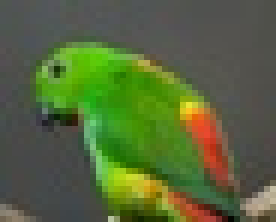
%> input picture practica7/smallparrot.jpg, 46 x 37 px, shrunk from 480 x 388 before the run (shown 6 times larger)
$ octave imageQuantization.m   (GNU Octave 9; MATLAB toolbox functions it lacks are replaced by stand-ins)
%> lines starting %> are read from the running program, lines starting %| are printed output that depends on the picture
### practica7/inicializarCentroides.m
% Devuelve en Xm los centroides principales.
% Se eligen k centroides (uno para cada cluster)
% Los centroides elegidos son muestras del conjunto de datos que estan
% separados entre sí a igual distancia
function Xm = inicializarCentroides(data, k)
    % Se ordenan los datos de forma ascendente y se quitan los datos
    % repetidos para evitar que un color tenga mas posibilidades de salir
    % en dos centroides iniciales
    X = sort(unique(data,'rows'),'ascend');
    m = size(X,1);
    % El primer centroide corresponde con el pixel que aparece primero en
    % la lista ordenada
    Xm = [X(1,:)];
    % Se eligen el resto de muestras que van a actuar de centroides
    % iniciales de manera que se encuentren a la misma distancia.
    for i = 1:(k-1)
        Xm = [Xm ; X(int32(m*i/(k-1)),:)];
    end
end

### practica7/updateClusters.m
% Acutualiza las etiquetas del cluster al que pertenece cada muestra
% Dadas las muestras de entrada y los centroides de cada cluster, devuelve
% en Z el índice del cluster al que pertenece cada muestra.
% Una muestra se asigna a un cluster si el centroide de dicho cluster es el
% que está a menor distancia.
% Se define la distancia como la norma del vector entre la muestra y el
% centroide al cuadrado.
function Z = updateClusters(D,mu)
% D(m,n), m datapoints, n dimensions
% mu(K,n) final centroids
%
% c(m) assignment of each datapoint to a class
    K = size(mu,1);
    m = size(D,1);
    % Guarda en la columna i, las distancias de cada muestra al cluster i
    distancia = [];
    for i = 1:K % dsearch
        distancia = [distancia sum((D-mu(i,:)).^2,2)];
    end
    % Devuelve los clusters que están a menor distancia
    [~, Z] = min(distancia,[],2);
end

### practica7/kmeans.m
% Algoritmo de kmeans
% Dados los datos de entrada y los centroides iniciales, devuelve las
% etiquetas de las muestras (a qué cluster pertenecen) y los centroides de
% dichos clusters.
% Realiza iteraaciones en las que se actualizan las etiquetas y los
% centroides hasta que en dos iteraciones consecutivas no varíe la etiqueta
% de ninguna de las muestras
function [mu, c] = kmeans(D,mu0)
% [5 lines of commented-out code are left out]
    c = updateClusters(D,mu0);
    mu = updateCentroids(D,c,size(mu0,1));
    c0 = c*0;
    while sum(c0 ~= c) > 0
        c0 = c;
        c = updateClusters(D,mu);
        mu = updateCentroids(D,c,size(mu0,1));
        %c0 ~= c
    end
end

### practica7/updateCentroids.m
% Devuelve en munew k filas que contienen los nuevos centroides
% Se actualizan los centroides en función de las muestras que pertenecen a
% ese cluster
% El nuevo centroide es la media de todas las muestras que pertenecen al
% cluster dado
function munew = updateCentroids(D,c,K)
% D((m,n), m datapoints, n dimensions
% c(m) assignment of each datapoint to a class
%
% munew(K,n) new centroids
    munew = [];
    % Para cada uno de los k clusters
    for i=1:K
        % Se obtienen las muestras que pertenecen a ese cluster
        x = D(c==i,:);
        % Se añade la media de las muestras de ese cluster
        munew = [munew ; mean(x,1)];
    end
end

### practica7/funcionCoste.m
function J = funcionCoste(D,mu,c)
    m = size(D,1);
    J = sum(sum((D-mu(c,:)).^2,2))./m;
end

### practica7/imageQuantization.m
%figure(1)
im = imread('smallparrot.jpg');
%> im is the input picture: size 37x46x3 uint8; mean R, G, B 86.2, 102.3, 58.6
%imshow(im)
%% datos
D = double(reshape(im,size(im,1)*size(im,2),3));
%> D = 1702 rows, first 12: [80 87 80; 79 85 81; 80 84 85; 79 85 85; 77 86 81; 78 84 80; 82 82 82; 83 81 82; 87 83 82; 82 78 79; 84 79 83; 80 78 79]

%% dimensiones
m = size(D,1);
%> m = 1702
n = size(D,2);
%> n = 3

%% Kmeans

min = Inf;
mu0 = inicializarCentroides(D,3);
%> in inicializarCentroides, `X = sort(unique(data,'rows'),'ascend');`: X = 1254 rows, first 12: [4 6 0; 8 18 0; 20 18 0; 22 27 0; 24 27 0; 25 29 0; 27 32 0; 28 32 0; 29 33 0; 29 35 0; 31 37 0; 31 38 0]
%> in inicializarCentroides, `m = size(X,1);`: m = 1254
%> in inicializarCentroides, `Xm = [X(1,:)];`: Xm = [4 6 0]
%> the loop in inicializarCentroides, `for i = 1:(k-1)` made 2 passes
%> Xm on passes 1 to 2: [4 6 0; 80 92 60], [4 6 0; 80 92 60; 249 230 161]
%> mu0 = [4 6 0; 80 92 60; 249 230 161]
[mu, c] = kmeans(D, mu0);
%> after the loop in updateClusters, `for i = 1:K`: distancia = 1702 rows, first 12: [18737 425 55571; 18427 491 56325; 19085 689 55653; 19091 675 55701; 18290 486 56720; 17960 468 57118; 18584 588 56034; 18590 614 55998; 19542 614 54094; 17509 561 57717; 18618 714 56110; 17201 557 58389]
%> in updateClusters, `[~, Z] = min(distancia,[],2);`: Z = 1702 values, max 3 at index 580, min 1 at index 280, mean 2.01
%> in kmeans, `c = updateClusters(D,mu0);`: c has the same summary as Z in updateClusters
%> the loop in updateCentroids, `for i=1:K` made 3 passes
%> munew on passes 1 to 3: [32.35 40.96 10.91], [32.35 40.96 10.91; 84.62 101.3 58.68], [32.35 40.96 10.91; 84.62 101.3 58.68; 190.6 183.4 86.76]
%> in kmeans, `mu = updateCentroids(D,c,size(mu0,1));`: mu = [32.35 40.96 10.91; 84.62 101.3 58.68; 190.6 183.4 86.76]
%> in kmeans, `c0 = c*0;`: c0 = 1702 values from 0 to 0
%> the loop in kmeans, `while sum(c0 ~= c) > 0` made 12 passes
%> mu on passes 1 to 11: [44.7 58.76 12.12; 80.99 98.34 59.66; 163.4 164.9 64.67], [46.2 71.83 12.26; 78.62 95.4 61.4; 148.5 156.7 55.4], [52.88 103.8 11.04; 78.77 90.44 66.59; 137.5 154.3 48.65], [61.6 126.6 14.91; 79.71 82.61 72.8; 137.9 153 50.03], [66.64 135.5 16.81; 79.16 80.96 72.52; 146.7 149.8 57.24], [69.34 139.9 18.02; 78.59 80.63 71.96; 151.9 146.8 60.12], [71.41 142.3 18.7; 78.2 80.61 71.53; 155 145.2 61.76], [72.56 143.2 19.29; 78.1 80.69 71.41; 157.4 144.5 62.4], [72.98 144 19.51; 78 80.69 71.25; 157.9 143.9 62.5], [73.09 144.4 19.81; 77.9 80.69 71.14; 158.2 143.4 62.27], [73.25 144.6 20.05; 77.9 80.78 71.16; 159.2 143.2 61.86]
%> mu = [73.25 144.6 20.05; 77.9 80.78 71.16; 159.2 143.2 61.86]; c = 1702 values, max 3 at index 35, min 1 at index 234, mean 1.89
costeAnt = funcionCoste(D,mu,c);
%> in funcionCoste, `J = sum(sum((D-mu(c,:)).^2,2))./m;`: J = 1206.6
%> costeAnt = 1206.6
costes = [costeAnt];
%> costes = 1206.6
codo = false;
%% Inicializar centroides
for K = 4:20


    mu0 = inicializarCentroides(D,K);

    [mu, c] = kmeans(D, mu0);
    coste = funcionCoste(D,mu,c);
    costes = [costes coste];
    (costeAnt - coste)/costeAnt;
    if (costeAnt - coste)/costeAnt > 0.09 && codo == false
        min = coste;
        muMin = mu;
        cMin = c;
        kmin = K;
    else
        codo = true;
    end
    costeAnt = coste;
end
%> this loop made 17 passes
%> (mu0, J in funcionCoste, coste, costes, min, costeAnt) on pass 1: ([4 6 0; 72 83 38; 85 128 71; 249 230 161], 1053.8, 1053.8, [1206.6 1053.8], 1053.8, 1053.8)
%> (J in funcionCoste, coste, costes, min, costeAnt) on passes 2 to 3: (803.3, 803.3, [1206.6 1053.8 803.3], 803.3, 803.3), (709.2, 709.2, [1206.6 1053.8 803.3 709.2], 709.2, 709.2)
%> after the loop, cMin = 1702 values, max 6 at index 703, min 1 at index 233, mean 2.99; codo = true; costes = 18 values, max 1206.6 at index 1, min 277.2 at index 18, mean 521.1; kmin = 6; muMin = [50.66 71.17 19.8; 72.13 145.2 16.79; 78.88 81.96 74.18; 174.4 81.92 39.59; 116.6 162.6 69.23; 185.9 179.9 69.08]
K = 7;
mu0 = inicializarCentroides(D,K);
%> mu0 = [4 6 0; 64 74 14; 72 83 38; 80 92 60; 85 128 71; 114 154 80; 249 230 161]

[mu, c] = kmeans(D, mu0);
%> mu = [48.47 63.17 17.88; 65.9 147.3 11.92; 78.24 118.4 42.25; 79.05 80.96 75.02; 111.3 177.5 36.83; 176.7 82.87 39.11; 162.1 166.6 85.86]; c = 1702 values, max 7 at index 35, min 1 at index 280, mean 3.83
figure;
hold on
plot((3:20), costes,'b-','LineWidth', 1);
legend('Error obtenido')
hold off

title('Errores obtenidos con los distintos valores de k')
ylabel('Error'); xlabel('Valor de k');
%> after `xlabel('Valor de k')`:
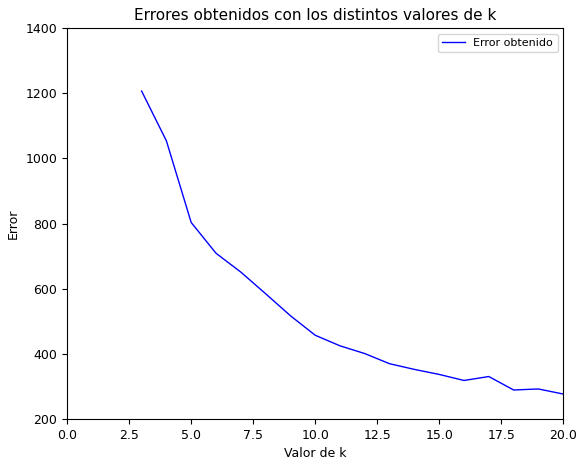
%> figure redrawn from the program's plot data; curve peaks at x = 3, y = 1206.6

 qIM=zeros(length(c),3);
 for h=1:K,
     ind=find(c==h);
     qIM(ind,:)=repmat(mu(h,:),length(ind),1);
 end
%> after the loop, qIM = 1702 rows, first 12: [79.05 80.96 75.02; 79.05 80.96 75.02; 79.05 80.96 75.02; 79.05 80.96 75.02; 79.05 80.96 75.02; 79.05 80.96 75.02; 79.05 80.96 75.02; 79.05 80.96 75.02; 79.05 80.96 75.02; 79.05 80.96 75.02; 79.05 80.96 75.02; 79.05 80.96 75.02]
 qIM=reshape(qIM,size(im,1),size(im,2),size(im,3));
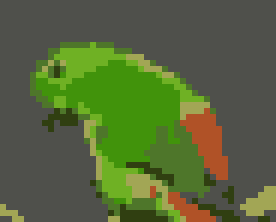
%> qIM: size 37x46x3 double (shown 6 times larger); mean R, G, B 86.2, 102.3, 58.6; mean of the top-left, top-right, bottom-left and bottom-right quarters 82, 80.9, 81.8, 84.7
 figure(2)
 imshow(uint8(qIM));

 %% Segunda imagen
im = imread('una-imagen-con-muchos-colores.jpg');
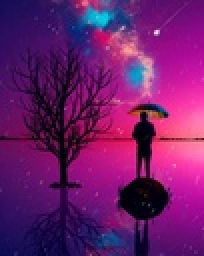
%> input picture practica7/una-imagen-con-muchos-colores.jpg, 102 x 128 px, shrunk from 1080 x 1350 before the run (shown 2 times larger)
%> im is the input picture: size 128x102x3 uint8; mean R, G, B 109.7, 27.2, 106.4
figure;
imshow(im)
%% datos
D = double(reshape(im,size(im,1)*size(im,2),3));

%% dimensiones
m = size(D,1);
%> m = 13056
n = size(D,2);

%% Kmeans

min = Inf;
mu0 = inicializarCentroides(D,3);
%> mu0 = [0 0 0; 106 19 110; 255 226 255]
[mu, c] = kmeans(D, mu0);
%> mu = [41.21 11.76 68.64; 108.5 25.89 114.1; 207.9 50.85 147.5]
costeAnt = funcionCoste(D,mu,c);
%> costeAnt = 2067.5
costes = [costeAnt];
%> costes = 2067.5
codo = false;
%% Inicializar centroides
for K = 4:20


    mu0 = inicializarCentroides(D,K);

    [mu, c] = kmeans(D, mu0);
    coste = funcionCoste(D,mu,c);
    costes = [costes coste];
    (costeAnt - coste)/costeAnt;
    if (costeAnt - coste)/costeAnt > 0.09 && codo == false
        min = coste;
        muMin = mu;
        cMin = c;
        kmin = K;
    else
        codo = true;
    end
    costeAnt = coste;
end
%> this loop made 17 passes
%> (mu0, J in funcionCoste, coste, costes, min, costeAnt) on pass 1: ([0 0 0; 73 14 95; 146 28 127; 255 226 255], 1609.3, 1609.3, [2067.5 1609.3], 1609.3, 1609.3)
%> (J in funcionCoste, coste, costes, min, costeAnt) on passes 2 to 4: (1327.8, 1327.8, [2067.5 1609.3 1327.8], 1327.8, 1327.8), (1199.2, 1199.2, [2067.5 1609.3 1327.8 1199.2], 1199.2, 1199.2), (856.2, 856.2, [2067.5 1609.3 1327.8 1199.2 856.2], 856.2, 856.2)
%> after the loop, costes = 18 values, max 2067.5 at index 1, min 361.7 at index 17, mean 765.1; kmin = 7; muMin = [23.72 2.4 31.08; 49.08 17.39 88.96; 49.97 129.5 181.5; 97.41 19.2 101.8; 145.8 24.22 127.2; 201 33.62 142.4; 240.5 89.89 161.7]
K = 7;
mu0 = inicializarCentroides(D,K);
%> mu0 = [0 0 0; 41 8 69; 73 14 95; 106 19 110; 146 28 127; 199 52 150; 255 226 255]

[mu, c] = kmeans(D, mu0);
%> mu has the same summary as muMin
figure;
hold on
plot((3:20), costes,'b-','LineWidth', 1);
legend('Error obtenido')
hold off

title('Errores obtenidos con los distintos valores de k')
ylabel('Error'); xlabel('Valor de k');

 qIM=zeros(length(c),3);
 for h=1:K,
     ind=find(c==h);
     qIM(ind,:)=repmat(mu(h,:),length(ind),1);
 end
 qIM=reshape(qIM,size(im,1),size(im,2),size(im,3));
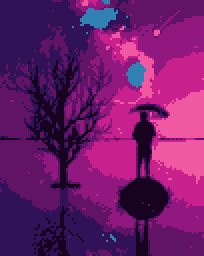
%> qIM: size 128x102x3 double (shown 2 times larger); mean R, G, B 109.7, 27.2, 106.4; mean of the top-left, top-right, bottom-left and bottom-right quarters 60.1, 110.4, 61.9, 92.1
 figure(5);
 imshow(uint8(qIM));
